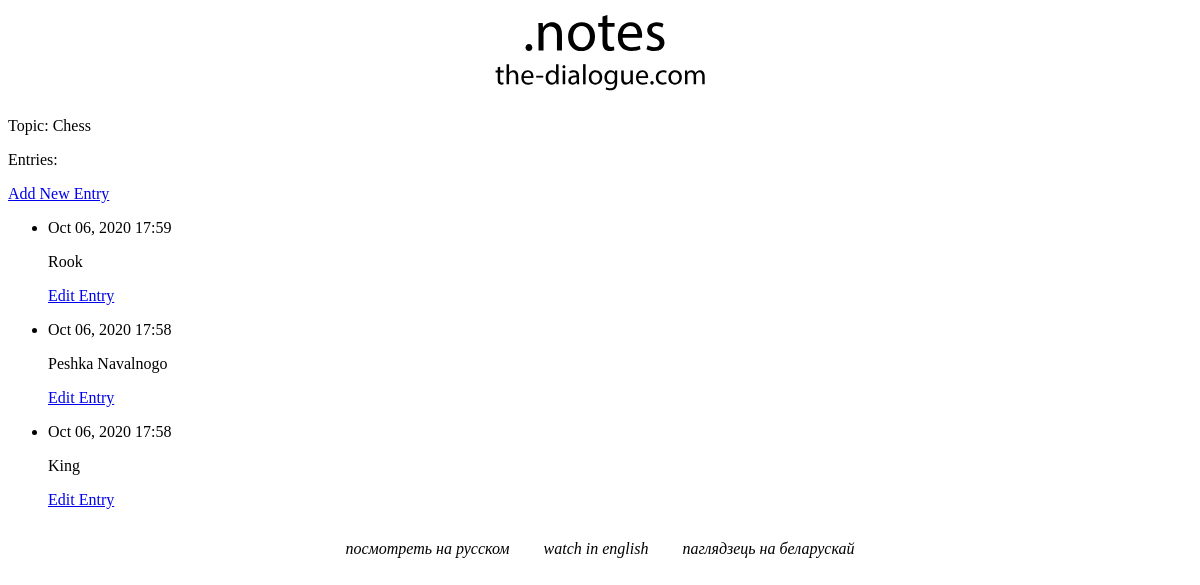
The page /topics/1/ (signed in) on the database its author committed.
### notes_app/models.py (models this page shows, shortened)
class Topic(models.Model):
	text = models.CharField(max_length=200)
	date_added = models.DateTimeField(auto_now_add=True)
	owner = models.ForeignKey(User, on_delete=models.CASCADE)
	def __str__(self):
		return self.text

class Entry(models.Model):
	topic = models.ForeignKey(Topic, on_delete=models.CASCADE)
	text = models.TextField()
	date_added = models.DateTimeField(auto_now_add=True)
	class Meta:
		verbose_name_plural = 'entries'

### notes_app/views.py (the view)
# urls.py: url(r'^topics/(?P<topic_id>\d+)/$', views.topic, name='topic'),
@login_required
def topic(request, topic_id):
	topic = Topic.objects.get(id=topic_id)
	if topic.owner != request.user:
		raise Http404
	entries = topic.entry_set.order_by('-date_added')
	context = {'topic': topic, 'entries': entries}
	return render(request, 'notes_app/topic.html', context)

### notes_app/templates/notes_app/topic.html
{% extends 'notes_app/base.html' %}
{% block content %}
<p>Topic: {{ topic }}</p>
<p>Entries:</p>
	<p>
		<a href="{% url 'notes_app:new_entry' topic.id %}">Add New Entry</a>
	</p>
<ul>
	{% for entry in entries %}
	<li>
		<p>{{ entry.date_added|date:'M d, Y H:i' }}</p>
		<p>{{ entry.text|linebreaks }}</p>
			<p>
				<a href="{% url 'notes_app:edit_entry' entry.id %}">Edit Entry</a>
			</p>
	</li>
	{% empty %}
	<li>
		There are no entries for this topic yet.
	</li>
	{% endfor %}
</ul>
{% endblock content %}

### rows shown on the page
Topic: text "Chess"
Entry: date_added "Oct 06, 2020 17:59", text "Rook"
Entry: date_added "Oct 06, 2020 17:58", text "Peshka Navalnogo"
Entry: date_added "Oct 06, 2020 17:58", text "King"
